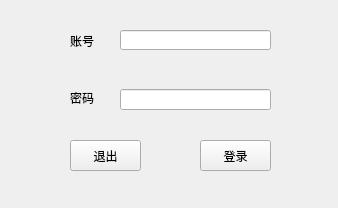
<?xml version="1.0" encoding="UTF-8"?>
<ui version="4.0">
 <class>Login</class>
 <widget class="QMainWindow" name="Login">
  <property name="geometry">
   <rect>
    <x>0</x>
    <y>0</y>
    <width>338</width>
    <height>208</height>
   </rect>
  </property>
  <property name="minimumSize">
   <size>
    <width>338</width>
    <height>208</height>
   </size>
  </property>
  <property name="maximumSize">
   <size>
    <width>338</width>
    <height>208</height>
   </size>
  </property>
  <property name="windowTitle">
   <string>MainWindow</string>
  </property>
  <widget class="QWidget" name="centralwidget">
   <widget class="QLineEdit" name="lineid">
    <property name="geometry">
     <rect>
      <x>120</x>
      <y>30</y>
      <width>151</width>
      <height>20</height>
     </rect>
    </property>
   </widget>
   <widget class="QLineEdit" name="linepassword">
    <property name="geometry">
     <rect>
      <x>120</x>
      <y>89</y>
      <width>151</width>
      <height>21</height>
     </rect>
    </property>
   </widget>
   <widget class="QLabel" name="label">
    <property name="geometry">
     <rect>
      <x>70</x>
      <y>30</y>
      <width>31</width>
      <height>21</height>
     </rect>
    </property>
    <property name="text">
     <string>账号</string>
    </property>
   </widget>
   <widget class="QLabel" name="label_2">
    <property name="geometry">
     <rect>
      <x>70</x>
      <y>90</y>
      <width>31</width>
      <height>16</height>
     </rect>
    </property>
    <property name="text">
     <string>密码</string>
    </property>
   </widget>
   <widget class="QPushButton" name="pushButton">
    <property name="geometry">
     <rect>
      <x>200</x>
      <y>140</y>
      <width>71</width>
      <height>31</height>
     </rect>
    </property>
    <property name="text">
     <string>登录</string>
    </property>
   </widget>
   <widget class="QPushButton" name="pushButton_3">
    <property name="geometry">
     <rect>
      <x>70</x>
      <y>140</y>
      <width>71</width>
      <height>31</height>
     </rect>
    </property>
    <property name="text">
     <string>退出</string>
    </property>
   </widget>
  </widget>
 </widget>
 <resources/>
 <connections/>
</ui>
